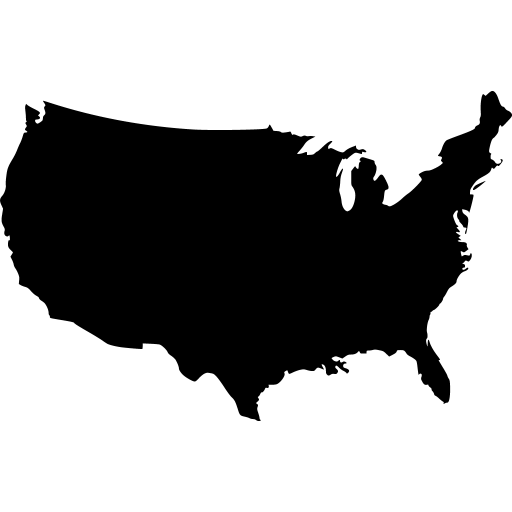
#> input picture mask.png, 1024 x 1024 px (shown at 1/2 size)
$ jupyter execute --allow-errors outputAnalysis.ipynb   (shell and % lines are left out)
#> lines starting #> are read from the running program, lines starting #| are printed output that depends on the picture
[cell 1]

# imports
import os
import pickle
import math
import pyreadr
import numpy as np
import pandas as pd
import statsmodels.api as sm
import scipy as sp
from scipy.stats import ttest_1samp
from PIL import Image

# plotting imports
import matplotlib
import matplotlib.pyplot as plt
import seaborn as sns
from plotnine import *

# text analysis imports
import re
import string
#> (the rest of this cell did not finish here and is left out)

[cell 2]
twitter_handles = {'JoinRockySentiment':'Roque "Rocky" De La Fuente', \
                   'ewarrenSentiment':'Elizabeth Warren', \
                   'amyklobucharSentiment':'Amy Klobuchar', \
                   'MikeBloombergSentiment':'Mike Bloomberg', \
                   'KamalaHarrisSentiment':'Kamala Harris', \
                   'TulsiGabbardSentiment':'Tulsi Gabbard', \
                   'JoeBidenSentiment': 'Joe Biden', \
                   'AndrewYangSentiment':'Andrew Yang', \
                   'GovBillWeldSentiment':'Bill Weld', \
                   'BerdieSandersSentiment':'Bernie Sanders', \
                   'BirdieSandersSentiment':'Bernie Sanders', \
                   'WalshFreedomSentiment':'Joe Walsh', \
                   'realDonaldTrumpSentiment':'Donald Trump', \
                   'amyklobuchar':'Amy Klobuchar', \
                   'AndrewYang':'Andrew Yang', \
                   'GovBillWeld':'Bill Weld', \
                   'KamalaHarris':'Kamala Harris', \
                   'WalshFreedom':'Joe Walsh', \
                   'TulsiGabbard':'Tulsi Gabbard', \
                   'realDonaldTrump':'Donald Trump', \
                   'JoeBiden':'Joe Biden', \
                   'MikeBloomberg':'Mike Bloomberg', \
                   'ewarren':'Elizabeth Warren', \
                   'JoinRocky':'Roque "Rocky" De La Fuente', \
                   'BirdieSanders':'Bernie Sanders'}

[cell 3]
def plot(df, algo, p_labels=False):
    df = df.sort_values(by='mean_all', ascending=False) # sort by total mean

    fig, ax = plt.subplots(figsize=(12,8))

    # draw error bars
    plt.errorbar(x=df['candidate'], y=df['mean_all'], \
                 yerr=df['se_all'], fmt='o--k', lw=2, capsize=10, label='All Tweets')
    plt.errorbar(x=df['candidate'], y=df['mean_pos'], \
                 yerr=df['se_pos'], fmt='o--g', lw=2, capsize=10, label='Positive Tweets')
    plt.errorbar(x=df['candidate'], y=df['mean_neg'], \
                 yerr=df['se_neg'], fmt='o--r', lw=2, capsize=10, label='Negative Tweets')

    # label with p-values
    if p_labels is True:
        x = 0
        for i in df['candidate']:
            df_cand = df[df['candidate']==i]
            y = df_cand['mean_all'] + df_cand['se_all'] + 0.02
            plt.text(x, y, 'p={:.1e}'.format(float(df_cand['p_all'])), \
                     horizontalalignment='left', rotation=20)
            x += 1
        plt.xlim([-0.5, 12.1]) # change x limit

    x = 0
    for i in df['candidate']:
        df_cand = df[df['candidate']==i]
        y_all = df_cand['mean_all'] + df_cand['se_all'] + 0.02
        y_pos = df_cand['mean_pos'] + df_cand['se_pos'] + 0.02
        y_neg = df_cand['mean_neg'] + df_cand['se_neg'] + 0.02
        plt.text(x, y_all, '{:.3f}'.format(float(df_cand['mean_all'])), \
                 horizontalalignment='center')
        plt.text(x, y_pos, '{:.3f}'.format(float(df_cand['mean_pos'])), \
                 horizontalalignment='center')
        plt.text(x, y_neg, '{:.3f}'.format(float(df_cand['mean_neg'])), \
                 horizontalalignment='center')
        x += 1

    ax.axhline(0, color='black') # draw line at y=0

    # modify axis
    plt.xticks(rotation=45, ha="right", rotation_mode="anchor") # rotate x labels

    # titles
    plt.title('Mean and 95% CI for Twitter Sentiment of Followers of 2020 Presidential Candidates ({})'.format(algo))
    plt.xlabel('Presidential Candidate')
    plt.ylabel('Sentiment (-1: negative, +1: positive)')

    plt.legend(loc='center left')
    plt.tight_layout()
    plt.savefig('Images/{}.png'.format(algo.lower()))
    plt.show()

## READ IN DATA

[cell 4]
dirs = ['TextBlobOutput', 'NaturalLanguageOutput', 'VaderOutput']
output = {}
#> (the rest of this cell did not finish here and is left out)

#> (a cell that did not finish here is left out)

[cell 6]
def process(list_of_tweets):
    p = ' '.join(list_of_tweets)
    p = re.sub(r"@\S+", "", p) # remove @...
    p = re.sub(r"#\S+", "", p) # remove #...
    p = re.sub(r"pic.\S+", "", p) # remove all twitter pictures (pic.twitter....)
    p = ''.join(filter(lambda x: x in printable, p)) # remove weird characters
    # process, remove stopwords, and keep only English words
    p = ' '.join([i for i in simple_preprocess(stem_text(remove_stopwords(p)), \
                                                             deacc=True) if i in words])
    return p

tweets = {}
pos_tweets = {}
neg_tweets = {}
printable = set(string.printable)
#> (the rest of this cell did not finish here and is left out)

## ANALYZE DATA (LDA)

[cell 7]
# wordcloud
mask = np.array(Image.open('mask.png'))
#> mask is the input picture: shape (1024, 1024, 4); mean R, G, B, A 158.4, 158.4, 158.4, 255

#> (the rest of this cell did not finish here and is left out)

[cell 8]
# choose subset of data
chosen_candidates = list(tweets.keys())
#> (the rest of this cell did not finish here and is left out)

## ANALYZE DATA (STATS)

#> (a cell that did not finish here is left out)

[cell 10]
fig, ax = plt.subplots(figsize=(10,10))

diff=0.25
#> (the rest of this cell did not finish here and is left out)

*NLTK OUTPUT*

[cell 11]
candidates = []
positive = []
negative = []

#> (the rest of this cell did not finish here and is left out)

[cell 12]
fig, ax = plt.subplots(figsize=(12,8))
#> (the rest of this cell did not finish here and is left out)

*TEXTBLOB OUTPUT*

[cell 13]
candidates = []
positive = []
negative = []
total = []
mean_all = []
std_all = []
mean_pos = []
std_pos = []
mean_neg = []
std_neg = []
p_all = []

for candidate in output['TextBlobOutput'].keys():
    df_cand = output['TextBlobOutput'][candidate]

    # create new column
    df_cand['diff'] = df_cand[1]-df_cand[2]

    # add to columns
    candidates.append(twitter_handles[candidate])
    positive.append(len(df_cand[df_cand[0]=='pos'].index))
    negative.append(len(df_cand[df_cand[0]=='neg'].index))
    total.append(len(df_cand.index))
    mean_all.append(np.mean(df_cand['diff']))
    std_all.append(np.std(df_cand['diff']))
    mean_pos.append(np.mean(df_cand[df_cand[0]=='pos']['diff']))
    std_pos.append(np.std(df_cand[df_cand[0]=='pos']['diff']))
    mean_neg.append(np.mean(df_cand[df_cand[0]=='neg']['diff']))
    std_neg.append(np.std(df_cand[df_cand[0]=='neg']['diff']))
    p_all.append(ttest_1samp(df_cand['diff'],0)[1])

# make new columns
pos_neg_ratio = [positive[i]/negative[i] for i in range(len(positive))]

df_textblob = pd.DataFrame({'candidate':candidates, \
                            'pos':positive, \
                            'neg':negative, \
                            'total':total, \
                            'pos_neg_ratio':pos_neg_ratio, \
                            'mean_all':mean_all, \
                            'mean_pos':mean_pos, \
                            'mean_neg':mean_neg, \
                            'std_all':std_all, \
                            'std_pos':std_pos, \
                            'std_neg':std_neg, \
                            'p_all':p_all})

# add standard error column
df_textblob['se_all'] = df_textblob['std_all']*1.96/np.sqrt(df_textblob['total'])
df_textblob['se_pos'] = df_textblob['std_pos']*1.96/np.sqrt(df_textblob['pos'])
df_textblob['se_neg'] = df_textblob['std_neg']*1.96/np.sqrt(df_textblob['neg'])

display(df_textblob)

[cell 14]
plot(df_textblob, 'TextBlob')
#> in plot, `plt.savefig('Images/{}.png'.format(algo.lower()))`:
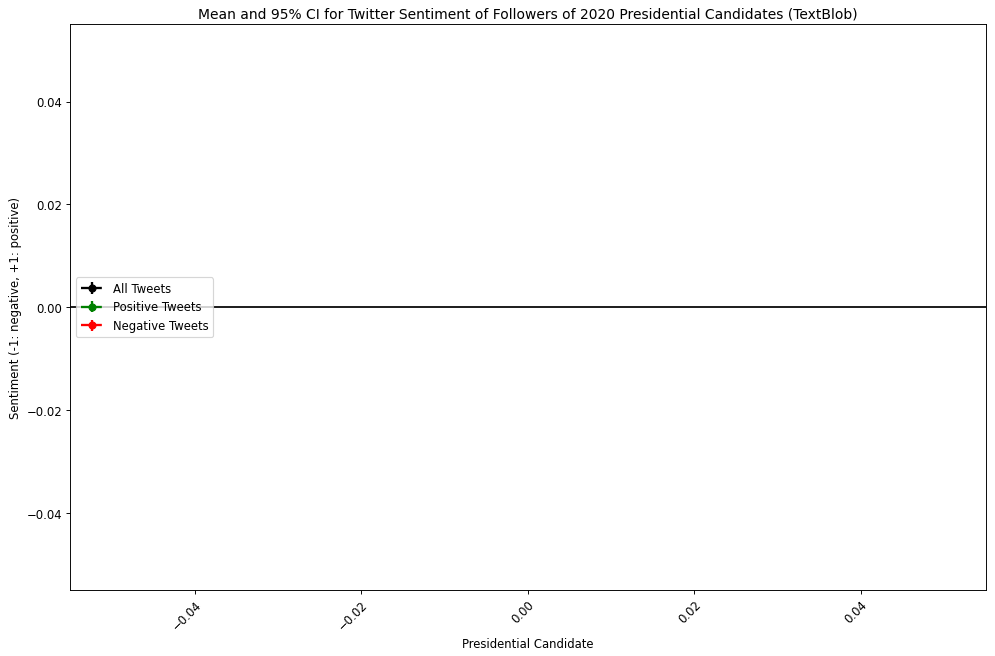
#> figure drawn by matplotlib, 1 panel
